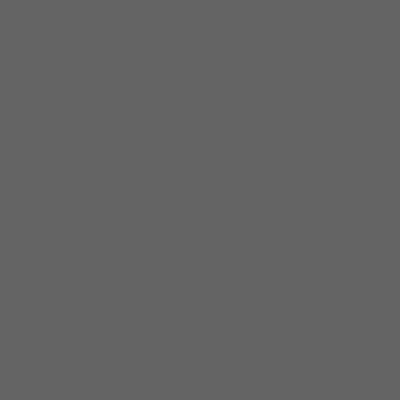
Frame 1 (no input)
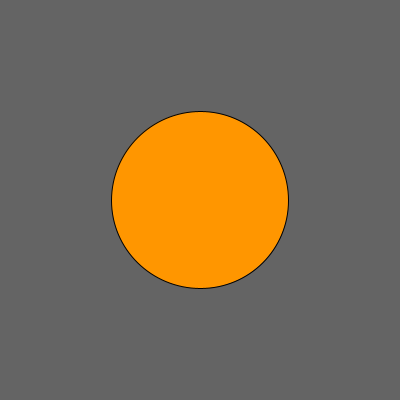
Frame 60 (the mouse pressed at the canvas centre just before this capture)
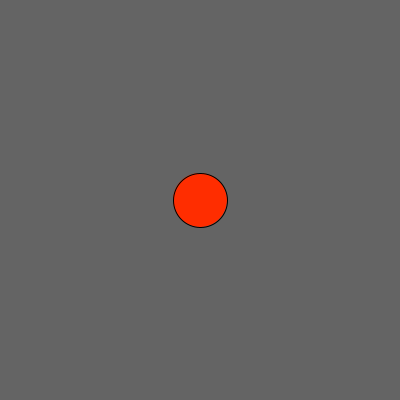
Frame 120 (the mouse held since frame 60 and released just before this capture)

The Processing sketch that drew these frames (run headless with seeded random() and noise(); from frame 60 on, the mouse is pressed at the canvas centre):

// Processing sketch: animate_challenge
// ── animate_challenge.pde
/** Task
 * Fix this example so that the explosion happens.
 */
int totalSize = 0;

void setup() {
  size(400, 400);
}

void draw() {
  background(100);

  // Draw a nifty explosion that gets bigger over time
  goBoom();
}

void goBoom() {
  ellipseMode(CENTER);

  // BUG! Why won't this work as planned?

  float yellowValue = map(totalSize, 0, 100, 0, 255);
  float diameter = map(totalSize, 0, 100, 0, 300);

  fill(255, yellowValue, 0);
  ellipse(width / 2, height / 2, diameter, diameter);
  
  totalSize++;
  if(totalSize > 100) totalSize = 0;
  // OR int totalSize = frameCount%100;
}
